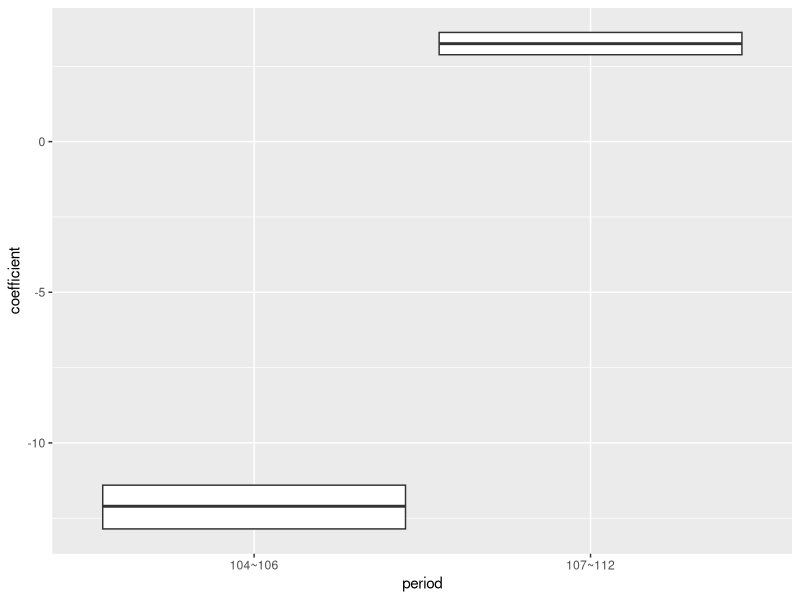
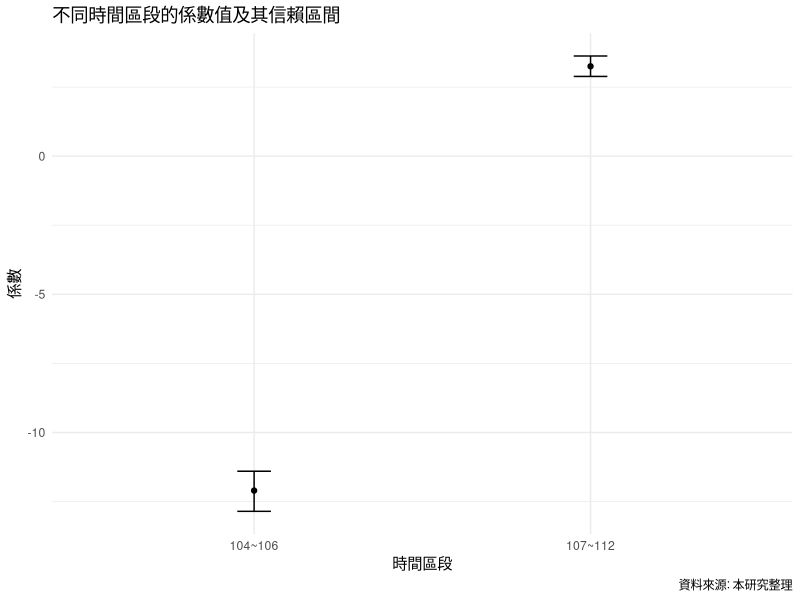
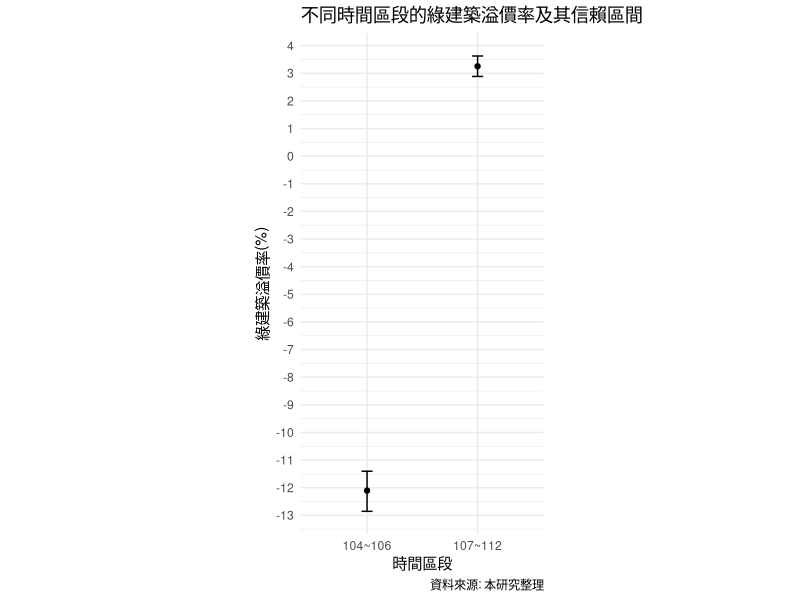

These charts were generated, in order, by the following R code:
library(ggplot2)

# 創建數據框
df <- data.frame(
  model = c("所有ols，所有建築，包含時間空間固定效應 (無電動車)", "所有ols，所有建築，包含時間空間固定效應 (無電動車)"),
  period = c("104~106", "107~112"),
  coefficient = c(-12.103, 3.252),   # 係數
  lower_bound = c(-12.855, 2.885),   # 95%信賴區間下界
  upper_bound = c(-11.403, 3.625)    # 95%信賴區間上界
)

# 用ggplot2畫盒形圖
ggplot(df, aes(x = period, y = coefficient)) +
  geom_boxplot(aes(lower = lower_bound, upper = upper_bound, middle = coefficient, ymin = lower_bound, ymax = upper_bound), stat = "identity")

#建立誤差棒圖
ggplot(df, aes(x=period, y=coefficient, group=1)) +
  geom_errorbar(aes(ymin=lower_bound, ymax=upper_bound), width=.1,
                position=position_dodge(0.05)) +
  geom_point() +
  xlab("時間區段") + 
  ylab("係數") +
  ggtitle("不同時間區段的係數值及其信賴區間") +
  labs(caption = "資料來源: 本研究整理") +
  theme(plot.caption = element_text(hjust = 0.5)) + 
  theme_minimal()

ggplot(df, aes(x=period, y=coefficient, group=1)) +
  geom_errorbar(aes(ymin=lower_bound, ymax=upper_bound), width=.1, position=position_dodge(0.05)) +
  geom_point() +
  xlab("時間區段") + 
  ylab("綠建築溢價率(%)") +
  ggtitle("不同時間區段的綠建築溢價率及其信賴區間") +
  labs(caption = "資料來源: 本研究整理") +
  theme(plot.caption = element_text(hjust = 0.5), 
        plot.title = element_text(hjust = 0.5),
        plot.title.position = "plot",
        axis.title.y = element_text(angle = 270, vjust = 0.5)) + 
  theme_minimal() +
  scale_y_continuous(breaks = seq(from = -13, to = 6, by = 1)) +
  coord_fixed(ratio = 0.5/2)

# 載入ggplot2套件
# library(ggplot2)

# 創建資料
#df_1 <- data.frame(
#  Periods = c("104~106", "107~112"),  # 時間區段
#  Estimates = c(-12.103, 3.252),   # 係數
#  Lower_CI = c(-12.855, 2.885),   # 信賴區間下界
#  Upper_CI = c(-11.403, 3.625),   # 信賴區間上界
#  Group = factor(1:2)  # 組別 (這邊我們只用數字來表示，你也可以替換成其他的類別變數)
#)

# 建立信賴區間圖
#ggplot(data = df_1, aes(x = Estimates, y = Group)) + 
#  geom_point() + 
#  geom_errorbarh(aes(xmin = Lower_CI, xmax = Upper_CI), height = 0.2) + 
#  labs(x = "係數及其信賴區間", y = "時間期間", title = "不同時間區段之係數的信賴區間圖")
